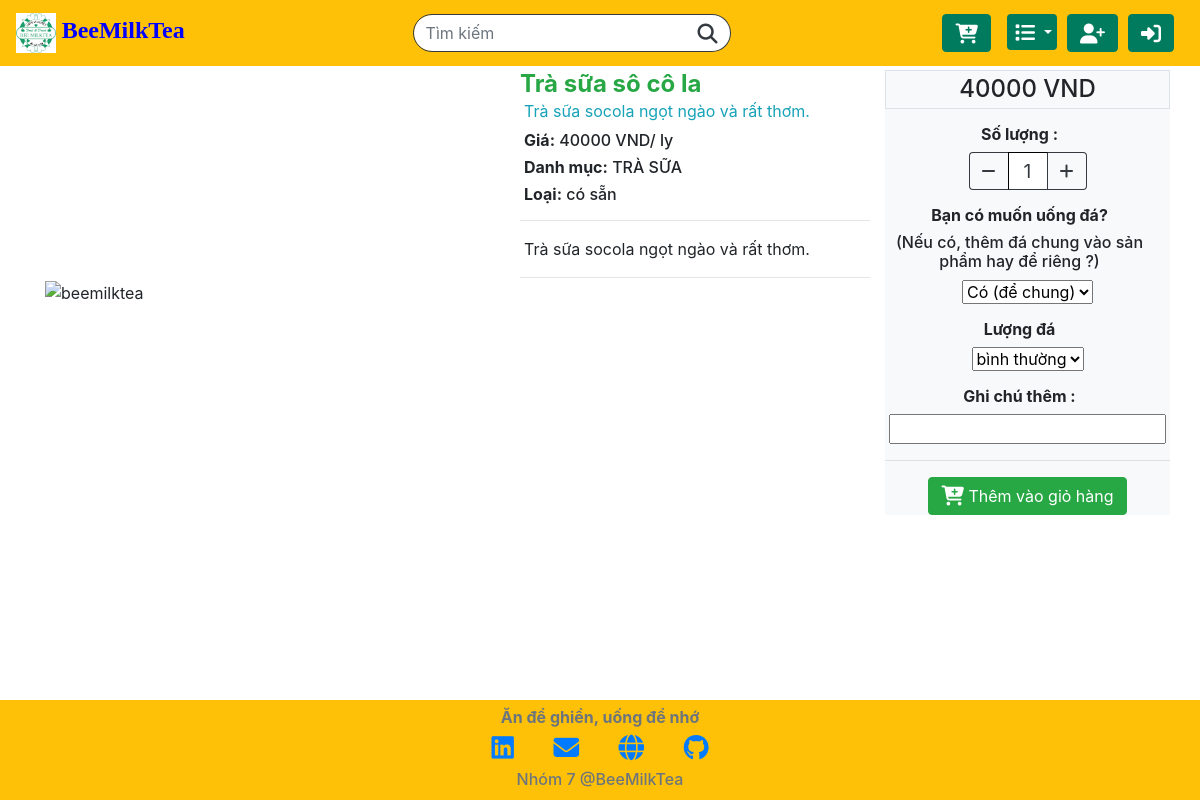
Screenshot of /item/3 with the database file from the repository.
### orders/models.py (models this page shows, shortened)
class Product(models.Model):
    name = models.CharField(max_length=64)
    category = models.CharField(max_length=32, choices=CATEGORIES, default='TRÀ SỮA')
    price = models.IntegerField(default=50000)
    unit = models.CharField(max_length=10, default='1 ly')
    availability = models.CharField(max_length=32, choices=AVAILABILITIES, default='có sẵn')
    quantity = models.IntegerField()
    description_short = models.CharField(max_length=64, default='có sẵn')
    description_long = models.TextField(default='có sẵn')
    image = models.ImageField(verbose_name="Product Image", upload_to="orders/static/orders/images/", default=None, blank=True)
    image_filename = models.CharField(max_length=256, default="image.jpg")

### orders/views.py (the view)
# urls.py: path("item/<int:item_id>", views.item_view, name="itemview"),
def item_view(request, item_id):
    try:
        data = Product.objects.get(pk=item_id)
    except ObjectDoesNotExist:
        return HttpResponseRedirect(reverse("index"))
    data.image_filename = image_filename(data.image)
    JSONdata = {
        "id": item_id,
        "name": data.name,
        "category": data.category,
        "unit": data.unit,
        "price": float(data.price)
    }
    JSONdata = json.dumps(JSONdata)
    context = {
        "item": data,
        "JSONdata": JSONdata
    }
    return render(request, "orders/product.html", context)

### orders/views.py (called while the page is built)
def image_filename(image):
    path = image.url
    head, tail = ntpath.split(path)
    return tail

### orders/templates/orders/product.html (shortened to what this page needs)
{% extends "orders/base.html" %}
{% block script %}
{% load static %}
{% endblock %}
{% block main %}
<div class="container pb-5 mt-5">
  <div class="row equal">
    <div class="col-md-5 d-flex d-flex align-items-center justify-content-center" style="overflow:hidden">
      <div class="product-image w-100">
        {% with "orders/images/"|add:item.image_filename as path %}
        {% load static %}
        <img src="{% static path %}" class="img-product" alt="beemilktea">
        {% endwith %}
      </div>
    </div>
    <div class="col-md-4">
      <h4 class="mb-3 d-inline text-success"><b>{{ item.name }} </b></h4>
      <p class="text-info pl-1 mb-2">{{ item.description_short }}</p>
      <h6 class="pl-1 price_basic" data-price='{{ item.price }}'><b>Giá:</b> {{ item.price }} VND/ {{ item.unit }}</h6>
      <h6 class="pl-1"><b>Danh mục:</b> {{ item.category }}</h6>
      <h6 class="pl-1"><b>Loại:</b> {{ item.availability }}</h6>
      <hr>
      <p class="pl-1">{{ item.description_long }}</p>
      <hr>
    </div>
    <div class="col-md-3 bg-light m-0 p-0 customer-needs">
      <div class="w-100 border">
        <h4 class="m-1 text-center" id="item_QPrice">{{ item.price }} VND</h4>
      </div>
      <div class="p-3 text-center">
        <h6 class="pr-3"><b>Số lượng :</b></h6>
        <div class="d-flex justify-content-center">
          <button id="minus" class="quantity_left btn btn-outline-dark"><i class="fas fa-minus"></i></button>
          <input id="quantity" class="quantity_middle btn-outline-dark" type="number" value="1" min=1>
          <button id="plus" class="quantity_right btn btn-outline-dark"><i class="fas fa-plus"></i></button>
        </div>
      </div>
      <div class="ice pb-3 text-center">
        <h6 class="pr-3"><b>Bạn có muốn uống đá?</b></h6>
        <h6 class="pr-3">(Nếu có, thêm đá chung vào sản phẩm hay để riêng ?)</h6>
        <select class="selectpicker ice-type" data-style="btn-info" data-width="150px">
          <option value="sản phẩm để chung với đá" selected="selected">Có (để chung)</option>
        </select>
      </div>
      <div class="with-ice pb-3 text-center">
        <h6 class="pr-3"><b>Lượng đá</b></h6>
        <select class="selectpicker ice-amount" data-style="btn-info" data-width="150px">
          <option value="đá bình thường" selected>bình thường</option>
        </select>
      </div>
      <div class="ice text-center">
        <h6 class="pr-3"><b>Ghi chú thêm :</b></h6>
        <div class="mr-1 ml-1">
          <input class="w-100 needs-other" type="text" name="needs-other">
        </div>
      </div>
      <hr>
      <div class=" btn-add-to-cart text-center">
        <button type="button" name="button-cart" id="add-to-cart" class="btn btn-success"><i class="fas fa-cart-plus fa-lg"></i> Thêm vào giỏ hàng</a></button>
      </div>
    </div>
  </div>
</div>
{% endblock %}

### static/orders/css/styles.css (style rules this page uses)
html { min-height: 100%; position: relative; }
body { margin-bottom: 100px; margin-top: 70px; }
input[type=number] { text-align: center; }
.quantity_left { border-right: none; border-radius: 4px 0px 0px 4px; }
.quantity_right { border-left: none; border-radius: 0px 4px 4px 0px; }
.quantity_middle { width: 40px; font-size: 1.2em; border-width: 1px; }
.img-product { width: 100%; height: 500px; object-fit: cover; }

### rows the page displays
Product: name "Trà sữa sô cô la", description_short "Trà sữa socola ngọt ngào và rất thơm.", price "40000", unit "ly", category "TRÀ SỮA", availability "có sẵn", description_long "Trà sữa socola ngọt ngào và rất thơm."
